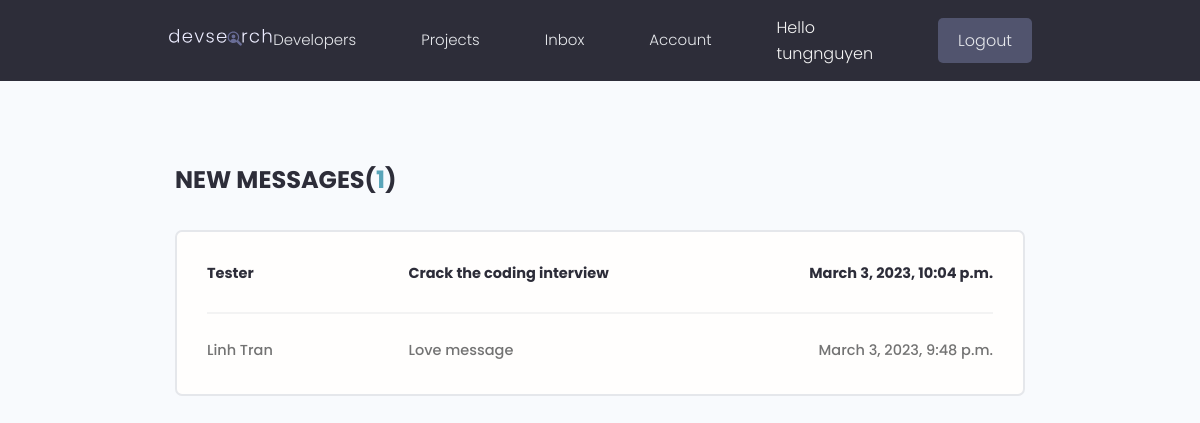
The page /profiles/inbox (signed in) on the database as committed earlier.
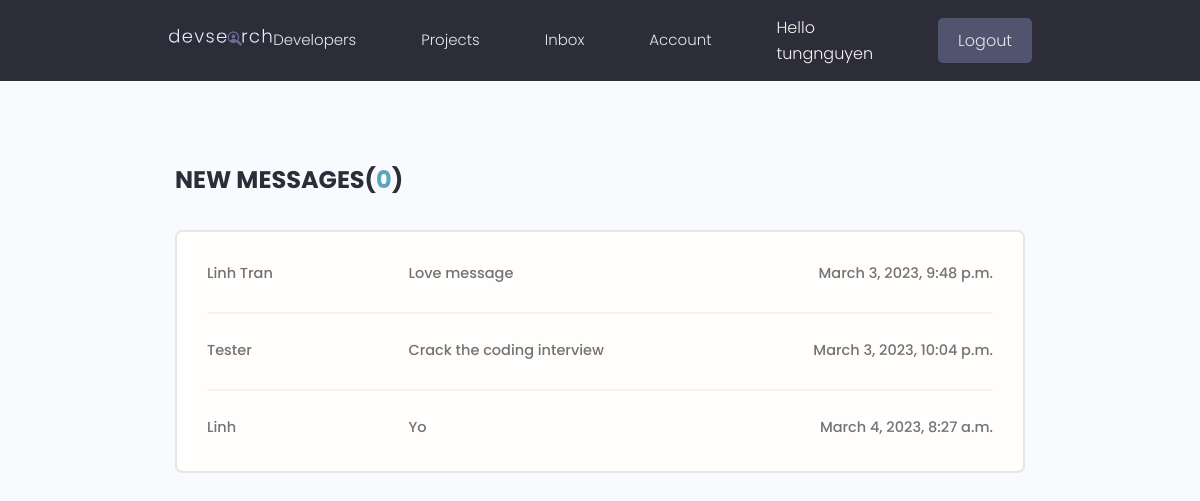
The same page on the database as committed later.
### users/models.py (models this page shows, shortened)
class Message(models.Model):
    sender = models.ForeignKey(Profile,on_delete=models.SET_NULL,null=True)
    recipient = models.ForeignKey(Profile,on_delete=models.SET_NULL,null=True,related_name='messages')
    name = models.CharField(max_length=255, null=True,blank=True)
    email = models.EmailField(max_length=200,null=True,blank=True)
    subject= models.CharField(max_length=255,null=True,blank=True)
    body = models.TextField()
    is_read = models.BooleanField(default=False,null=True)
    created = models.DateTimeField(auto_now_add=True)
    id = models.UUIDField(default=uuid.uuid4, unique=True, primary_key=True, editable=False)
    class Meta:
        ordering = ['is_read','created']

### users/views.py (the view)
# urls.py: path('inbox',views.inbox,name='inbox'),
@login_required(login_url='login')
def inbox(request):
    profile = request.user.profile
    mess = profile.messages.all()
    unread_mess= mess.filter(is_read =False).count()
    context={'message':mess,'unread_mess':unread_mess}
    return render(request,'users/inbox.html',context)

### users/templates/users/inbox.html
{% extends 'main.html'%}
{% block content%}
  <main class="inbox my-xl">
    <div class="content-box">
      <h3 class="inbox__title">New Messages(<span>{{unread_mess}}</span>)</h3>
      <ul class="messages">
        {% for mess in message %}
        {% if mess.is_read == False %}
        <li class="message message--unread">
          {%else%}
          <li class="message ">
            {%endif%}
          <a href="{% url 'message' mess.id%}">
            <span class="message__author">{{mess.name}}</span>
            <span class="message__subject">{{mess.subject}}</span>
            <span class="message__date">{{mess.created}}</span>
          </a>
        </li>
      {% endfor%}
      </ul>
    </div>
  </main>
{% endblock content%}

Rows that differ between the two databases and show on the page:
shown differently, row unchanged: Message "Linh Tran": moves up the list
changed Message "Tester": is_read False → True (drawn)
added Message: name "Linh", subject "Yo", created "March 4, 2023, 8:27 a.m."
Other text that changed with them:
{{ unread_mess }}: "1" → "0"
